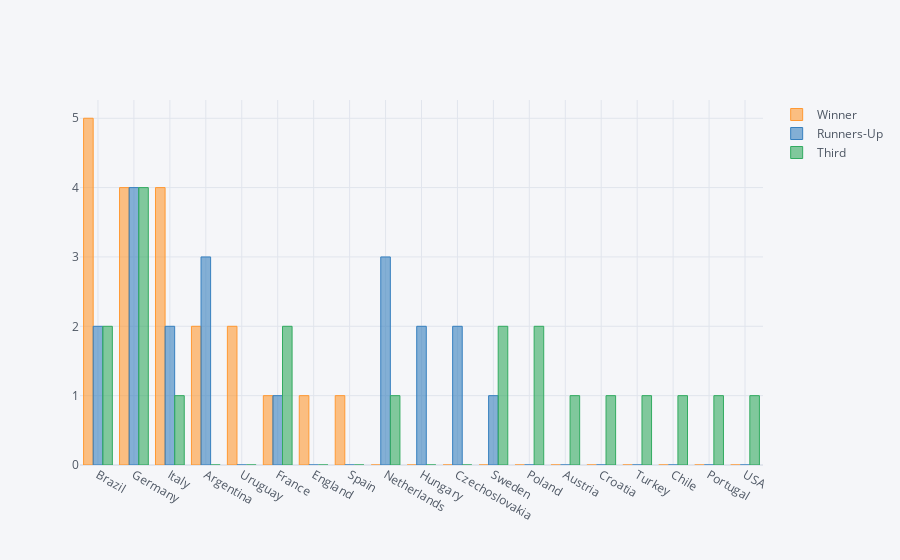

This figure's notebook cell:
### Code cell
teams.iplot(kind = 'bar')

### Figure 1 — Plotly figure (JSON) as saved in the notebook; plotly's stock layout.template omitted (floating-point values rounded to 4 significant figures)
{"data": [{"marker": {"color": "rgba(255, 153, 51, 0.6)", "line": {"color": "rgba(255, 153, 51, 1.0)", "width": 1}}, "name": "Winner", "orientation": "v", "text": "", "type": "bar", "x": ["Brazil", "Germany", "Italy", "Argentina", "Uruguay", "France", "England", "Spain", "Netherlands", "Hungary", "Czechoslovakia", "Sweden", "Poland", "Austria", "Croatia", "Turkey", "Chile", "Portugal", "USA"], "y": [5, 4, 4, 2, 2, 1, 1, 1, 0, 0, 0, 0, 0, 0, 0, 0, 0, 0, 0]}, {"marker": {"color": "rgba(55, 128, 191, 0.6)", "line": {"color": "rgba(55, 128, 191, 1.0)", "width": 1}}, "name": "Runners-Up", "orientation": "v", "text": "", "type": "bar", "x": ["Brazil", "Germany", "Italy", "Argentina", "Uruguay", "France", "England", "Spain", "Netherlands", "Hungary", "Czechoslovakia", "Sweden", "Poland", "Austria", "Croatia", "Turkey", "Chile", "Portugal", "USA"], "y": [2, 4, 2, 3, 0, 1, 0, 0, 3, 2, 2, 1, 0, 0, 0, 0, 0, 0, 0]}, {"marker": {"color": "rgba(50, 171, 96, 0.6)", "line": {"color": "rgba(50, 171, 96, 1.0)", "width": 1}}, "name": "Third", "orientation": "v", "text": "", "type": "bar", "x": ["Brazil", "Germany", "Italy", "Argentina", "Uruguay", "France", "England", "Spain", "Netherlands", "Hungary", "Czechoslovakia", "Sweden", "Poland", "Austria", "Croatia", "Turkey", "Chile", "Portugal", "USA"], "y": [2, 4, 1, 0, 0, 2, 0, 0, 1, 0, 0, 2, 2, 1, 1, 1, 1, 1, 1]}], "layout": {"legend": {"bgcolor": "#F5F6F9", "font": {"color": "#4D5663"}}, "paper_bgcolor": "#F5F6F9", "plot_bgcolor": "#F5F6F9", "title": {"font": {"color": "#4D5663"}}, "xaxis": {"gridcolor": "#E1E5ED", "showgrid": true, "tickfont": {"color": "#4D5663"}, "title": {"font": {"color": "#4D5663"}, "text": ""}, "zerolinecolor": "#E1E5ED"}, "yaxis": {"gridcolor": "#E1E5ED", "showgrid": true, "tickfont": {"color": "#4D5663"}, "title": {"font": {"color": "#4D5663"}, "text": ""}, "zerolinecolor": "#E1E5ED"}}}
